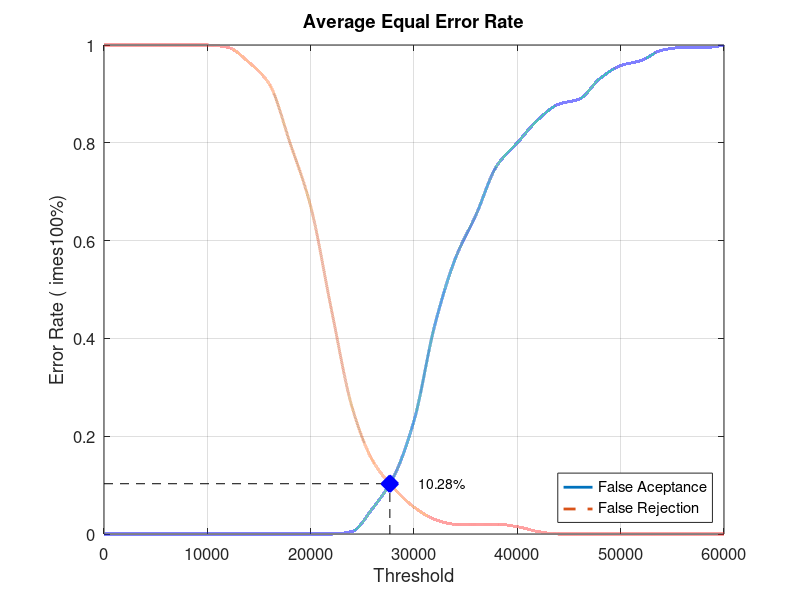
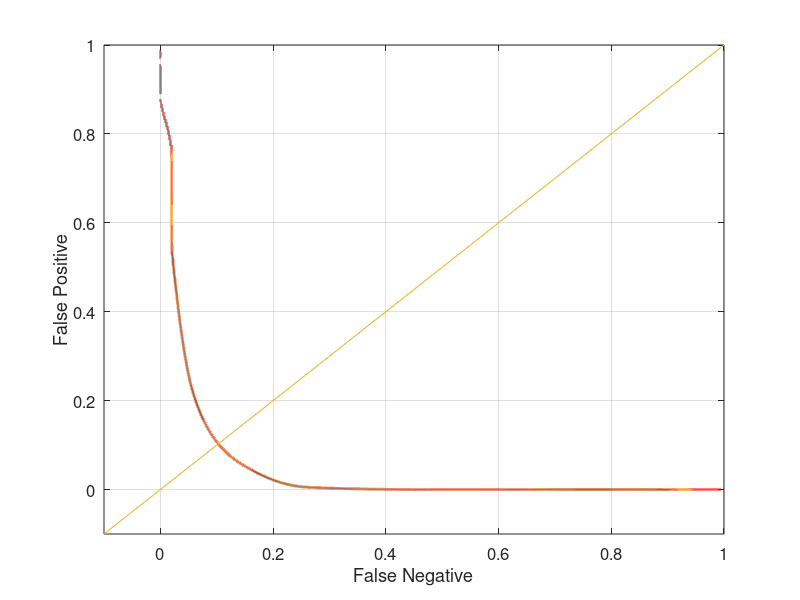

Source code (MATLAB) for these figures, in order:
close all;
clear;
clc;
x = 0:2000:60000;
xq = 0:0.5:60000;

y0 = [0 0 0 0 0 0 0 0 0 0 0 0 0.00526316 0.0526316 0.115789 0.231579 0.426316 0.563158 0.652632 0.752632 0.8 0.847368 0.878947 0.889474 0.931579 0.957895 0.968421 0.989474 0.994737 0.994737 1]
yy0 = interp1(x, y0, xq, 'pchip');
y1 = [1 1 1 1 1 1 0.995 0.965 0.92 0.8 0.67 0.46 0.26 0.15 0.095 0.055 0.03 0.02 0.02 0.02 0.015 0.005 0 0 0 0 0 0 0 0 0]
yy1 = interp1(x, y1, xq, 'pchip');

% Calculating EER: 
y2 = abs(y0 - y1);
find(y2 == min(y2))
yy2 = abs(yy0 - yy1);
xEER = find(yy2 == min(yy2));
xEERIndex = xq(xEER) % X-axis EER
yEER = yy0(xEER) % Y-axis EER

main = figure
plot(xq, yy0,'-','LineWidth', 2);	hold on
plot(xq, yy1,'--','LineWidth', 2);	hold on
plot([xEERIndex xEERIndex], [0 yEER], 'k--');	hold on
plot([0 xEERIndex], [yEER yEER], 'k--');	hold on
plot(xEERIndex, yEER, 'bx', 'LineWidth', 10);	hold on
text(xEERIndex + 10 * xEERIndex / 100, yEER, [num2str(round((10000 * yEER)) / 100) '%'])
legend('False Aceptance', 'False Rejection', 'Location', 'SouthEast')
xlabel('Threshold')
ylabel('Error Rate (	imes100%)')
title('Average Equal Error Rate')
set(gca, 'FontSize', 12)
axis([0 60000 0 1])
grid on

print(main, 'Database4_1Main', '-dpng');
FNRxFPR = figure('Color', [1 1 1]);
plot(yy1, yy0, '-', yy1, yy0, 'LineWidth', 2);
hold on
y = -0.1:0.1:1
plot(y, y); 
set(gca, 'FontSize', 12)
xlabel('False Negative')
ylabel('False Positive')
axis([-0.1 1 -0.1 1])
set(gca, 'FontSize', 12)
grid on

print(FNRxFPR, 'Database4_1FNRxFPR','-dpng');
